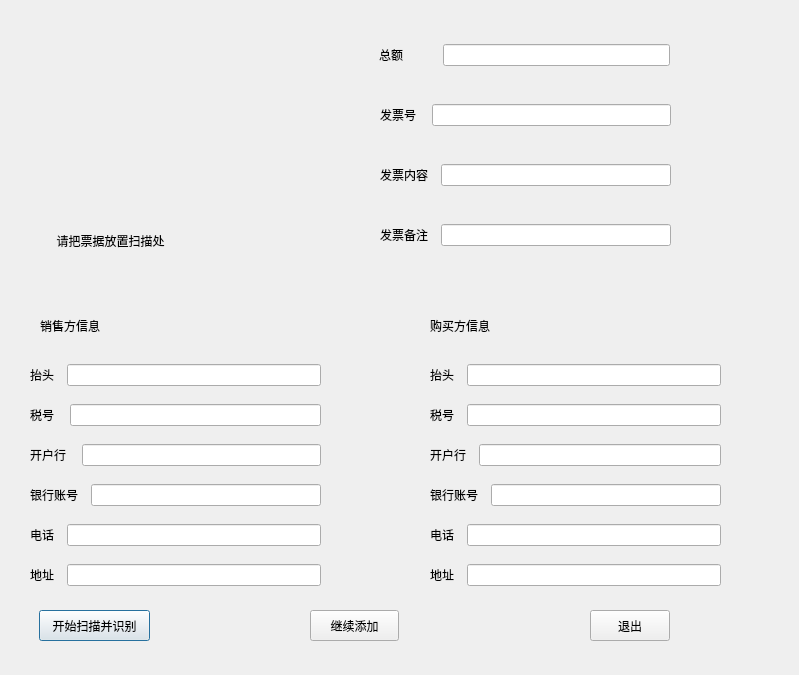
<?xml version="1.0" encoding="UTF-8"?>
<ui version="4.0">
 <class>scanDialog</class>
 <widget class="QDialog" name="scanDialog">
  <property name="geometry">
   <rect>
    <x>0</x>
    <y>0</y>
    <width>799</width>
    <height>675</height>
   </rect>
  </property>
  <property name="windowTitle">
   <string>Dialog</string>
  </property>
  <widget class="QPushButton" name="buttonScan">
   <property name="geometry">
    <rect>
     <x>39</x>
     <y>610</y>
     <width>111</width>
     <height>31</height>
    </rect>
   </property>
   <property name="text">
    <string>开始扫描并识别</string>
   </property>
  </widget>
  <widget class="QPushButton" name="buttonClose">
   <property name="geometry">
    <rect>
     <x>590</x>
     <y>610</y>
     <width>80</width>
     <height>31</height>
    </rect>
   </property>
   <property name="text">
    <string>退出</string>
   </property>
  </widget>
  <widget class="QLabel" name="label">
   <property name="geometry">
    <rect>
     <x>50</x>
     <y>230</y>
     <width>171</width>
     <height>21</height>
    </rect>
   </property>
   <property name="text">
    <string>  请把票据放置扫描处</string>
   </property>
  </widget>
  <widget class="QWidget" name="gridLayoutWidget">
   <property name="geometry">
    <rect>
     <x>379</x>
     <y>30</y>
     <width>291</width>
     <height>50</height>
    </rect>
   </property>
   <layout class="QGridLayout" name="gridLayout">
    <item row="0" column="0">
     <widget class="QLabel" name="label_2">
      <property name="text">
       <string>总额          </string>
      </property>
     </widget>
    </item>
    <item row="0" column="1">
     <widget class="QLineEdit" name="lineEdit"/>
    </item>
   </layout>
  </widget>
  <widget class="QWidget" name="gridLayoutWidget_2">
   <property name="geometry">
    <rect>
     <x>380</x>
     <y>90</y>
     <width>291</width>
     <height>50</height>
    </rect>
   </property>
   <layout class="QGridLayout" name="gridLayout_2">
    <item row="0" column="0">
     <widget class="QLabel" name="label_3">
      <property name="text">
       <string>发票号   </string>
      </property>
     </widget>
    </item>
    <item row="0" column="1">
     <widget class="QLineEdit" name="lineEdit_2"/>
    </item>
   </layout>
  </widget>
  <widget class="QWidget" name="gridLayoutWidget_3">
   <property name="geometry">
    <rect>
     <x>380</x>
     <y>150</y>
     <width>291</width>
     <height>50</height>
    </rect>
   </property>
   <layout class="QGridLayout" name="gridLayout_3">
    <item row="0" column="0">
     <widget class="QLabel" name="label_4">
      <property name="text">
       <string>发票内容  </string>
      </property>
     </widget>
    </item>
    <item row="0" column="1">
     <widget class="QLineEdit" name="lineEdit_3"/>
    </item>
   </layout>
  </widget>
  <widget class="QWidget" name="gridLayoutWidget_4">
   <property name="geometry">
    <rect>
     <x>380</x>
     <y>210</y>
     <width>291</width>
     <height>50</height>
    </rect>
   </property>
   <layout class="QGridLayout" name="gridLayout_4">
    <item row="0" column="0">
     <widget class="QLabel" name="label_5">
      <property name="text">
       <string>发票备注  </string>
      </property>
     </widget>
    </item>
    <item row="0" column="1">
     <widget class="QLineEdit" name="lineEdit_4"/>
    </item>
   </layout>
  </widget>
  <widget class="QWidget" name="gridLayoutWidget_5">
   <property name="geometry">
    <rect>
     <x>30</x>
     <y>360</y>
     <width>291</width>
     <height>31</height>
    </rect>
   </property>
   <layout class="QGridLayout" name="gridLayout_5">
    <item row="0" column="0">
     <widget class="QLabel" name="label_6">
      <property name="text">
       <string>抬头  </string>
      </property>
     </widget>
    </item>
    <item row="0" column="1">
     <widget class="QLineEdit" name="lineEdit_5"/>
    </item>
   </layout>
  </widget>
  <widget class="QWidget" name="gridLayoutWidget_6">
   <property name="geometry">
    <rect>
     <x>30</x>
     <y>400</y>
     <width>291</width>
     <height>31</height>
    </rect>
   </property>
   <layout class="QGridLayout" name="gridLayout_6">
    <item row="0" column="0">
     <widget class="QLabel" name="label_7">
      <property name="text">
       <string>税号   </string>
      </property>
     </widget>
    </item>
    <item row="0" column="1">
     <widget class="QLineEdit" name="lineEdit_6"/>
    </item>
   </layout>
  </widget>
  <widget class="QWidget" name="gridLayoutWidget_7">
   <property name="geometry">
    <rect>
     <x>30</x>
     <y>440</y>
     <width>291</width>
     <height>31</height>
    </rect>
   </property>
   <layout class="QGridLayout" name="gridLayout_7">
    <item row="0" column="0">
     <widget class="QLabel" name="label_8">
      <property name="text">
       <string>开户行   </string>
      </property>
     </widget>
    </item>
    <item row="0" column="1">
     <widget class="QLineEdit" name="lineEdit_7"/>
    </item>
   </layout>
  </widget>
  <widget class="QWidget" name="gridLayoutWidget_8">
   <property name="geometry">
    <rect>
     <x>30</x>
     <y>480</y>
     <width>291</width>
     <height>31</height>
    </rect>
   </property>
   <layout class="QGridLayout" name="gridLayout_8">
    <item row="0" column="0">
     <widget class="QLabel" name="label_9">
      <property name="text">
       <string>银行账号  </string>
      </property>
     </widget>
    </item>
    <item row="0" column="1">
     <widget class="QLineEdit" name="lineEdit_8"/>
    </item>
   </layout>
  </widget>
  <widget class="QWidget" name="gridLayoutWidget_9">
   <property name="geometry">
    <rect>
     <x>30</x>
     <y>520</y>
     <width>291</width>
     <height>31</height>
    </rect>
   </property>
   <layout class="QGridLayout" name="gridLayout_9">
    <item row="0" column="0">
     <widget class="QLabel" name="label_10">
      <property name="text">
       <string>电话  </string>
      </property>
     </widget>
    </item>
    <item row="0" column="1">
     <widget class="QLineEdit" name="lineEdit_9"/>
    </item>
   </layout>
  </widget>
  <widget class="QWidget" name="gridLayoutWidget_10">
   <property name="geometry">
    <rect>
     <x>30</x>
     <y>560</y>
     <width>291</width>
     <height>31</height>
    </rect>
   </property>
   <layout class="QGridLayout" name="gridLayout_10">
    <item row="0" column="0">
     <widget class="QLabel" name="label_11">
      <property name="text">
       <string>地址  </string>
      </property>
     </widget>
    </item>
    <item row="0" column="1">
     <widget class="QLineEdit" name="lineEdit_10"/>
    </item>
   </layout>
  </widget>
  <widget class="QWidget" name="gridLayoutWidget_11">
   <property name="geometry">
    <rect>
     <x>430</x>
     <y>480</y>
     <width>291</width>
     <height>31</height>
    </rect>
   </property>
   <layout class="QGridLayout" name="gridLayout_23">
    <item row="0" column="0">
     <widget class="QLabel" name="label_24">
      <property name="text">
       <string>银行账号  </string>
      </property>
     </widget>
    </item>
    <item row="0" column="1">
     <widget class="QLineEdit" name="lineEdit_23"/>
    </item>
   </layout>
  </widget>
  <widget class="QWidget" name="gridLayoutWidget_12">
   <property name="geometry">
    <rect>
     <x>430</x>
     <y>360</y>
     <width>291</width>
     <height>31</height>
    </rect>
   </property>
   <layout class="QGridLayout" name="gridLayout_24">
    <item row="0" column="0">
     <widget class="QLabel" name="label_25">
      <property name="text">
       <string>抬头  </string>
      </property>
     </widget>
    </item>
    <item row="0" column="1">
     <widget class="QLineEdit" name="lineEdit_24"/>
    </item>
   </layout>
  </widget>
  <widget class="QWidget" name="gridLayoutWidget_13">
   <property name="geometry">
    <rect>
     <x>430</x>
     <y>520</y>
     <width>291</width>
     <height>31</height>
    </rect>
   </property>
   <layout class="QGridLayout" name="gridLayout_25">
    <item row="0" column="0">
     <widget class="QLabel" name="label_26">
      <property name="text">
       <string>电话  </string>
      </property>
     </widget>
    </item>
    <item row="0" column="1">
     <widget class="QLineEdit" name="lineEdit_25"/>
    </item>
   </layout>
  </widget>
  <widget class="QWidget" name="gridLayoutWidget_14">
   <property name="geometry">
    <rect>
     <x>430</x>
     <y>400</y>
     <width>291</width>
     <height>31</height>
    </rect>
   </property>
   <layout class="QGridLayout" name="gridLayout_26">
    <item row="0" column="0">
     <widget class="QLabel" name="label_27">
      <property name="text">
       <string>税号  </string>
      </property>
     </widget>
    </item>
    <item row="0" column="1">
     <widget class="QLineEdit" name="lineEdit_26"/>
    </item>
   </layout>
  </widget>
  <widget class="QWidget" name="gridLayoutWidget_15">
   <property name="geometry">
    <rect>
     <x>430</x>
     <y>440</y>
     <width>291</width>
     <height>31</height>
    </rect>
   </property>
   <layout class="QGridLayout" name="gridLayout_27">
    <item row="0" column="0">
     <widget class="QLabel" name="label_28">
      <property name="text">
       <string>开户行  </string>
      </property>
     </widget>
    </item>
    <item row="0" column="1">
     <widget class="QLineEdit" name="lineEdit_27"/>
    </item>
   </layout>
  </widget>
  <widget class="QWidget" name="gridLayoutWidget_16">
   <property name="geometry">
    <rect>
     <x>430</x>
     <y>560</y>
     <width>291</width>
     <height>31</height>
    </rect>
   </property>
   <layout class="QGridLayout" name="gridLayout_28">
    <item row="0" column="0">
     <widget class="QLabel" name="label_29">
      <property name="text">
       <string>地址  </string>
      </property>
     </widget>
    </item>
    <item row="0" column="1">
     <widget class="QLineEdit" name="lineEdit_28"/>
    </item>
   </layout>
  </widget>
  <widget class="QLabel" name="label_30">
   <property name="geometry">
    <rect>
     <x>40</x>
     <y>310</y>
     <width>121</width>
     <height>31</height>
    </rect>
   </property>
   <property name="text">
    <string>销售方信息 </string>
   </property>
  </widget>
  <widget class="QLabel" name="label_31">
   <property name="geometry">
    <rect>
     <x>430</x>
     <y>310</y>
     <width>131</width>
     <height>31</height>
    </rect>
   </property>
   <property name="text">
    <string>购买方信息</string>
   </property>
  </widget>
  <widget class="QLabel" name="label_32">
   <property name="geometry">
    <rect>
     <x>30</x>
     <y>30</y>
     <width>311</width>
     <height>181</height>
    </rect>
   </property>
   <property name="text">
    <string/>
   </property>
  </widget>
  <widget class="QPushButton" name="pushButton">
   <property name="geometry">
    <rect>
     <x>310</x>
     <y>610</y>
     <width>89</width>
     <height>31</height>
    </rect>
   </property>
   <property name="text">
    <string>继续添加</string>
   </property>
  </widget>
 </widget>
 <resources/>
 <connections/>
</ui>
